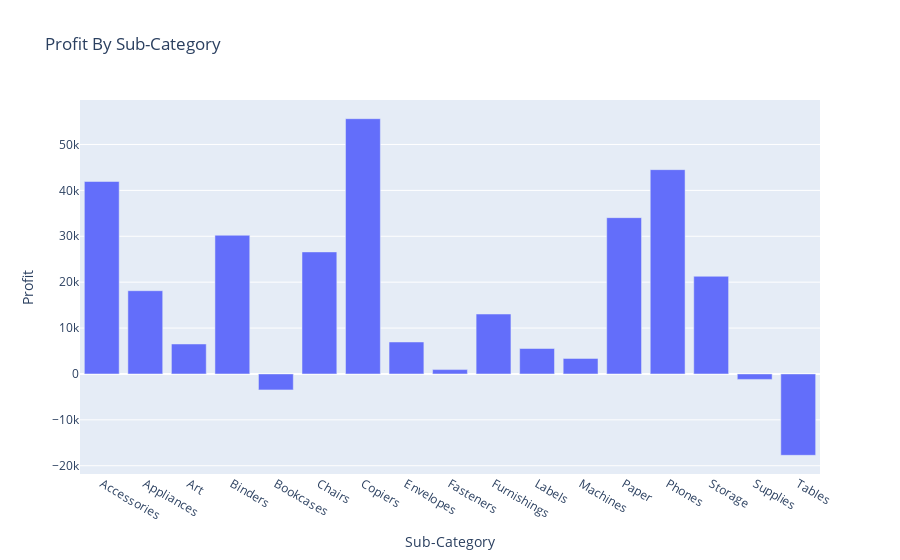

Notebook source saved alongside this figure:
### Code cell
fig=px.bar(profit_by_subcategory,
          x='Sub-Category',
          y='Profit',
          title='Profit By Sub-Category')
fig.show()

### Figure 1 — Plotly figure (JSON) as saved in the notebook; plotly's stock layout.template omitted (floating-point values rounded to 4 significant figures)
{"data": [{"alignmentgroup": "True", "hovertemplate": "Sub-Category=%{x}<br>Profit=%{y}<extra></extra>", "legendgroup": "", "marker": {"color": "#636efa", "pattern": {"shape": ""}}, "name": "", "offsetgroup": "", "orientation": "v", "showlegend": false, "textposition": "auto", "type": "bar", "x": ["Accessories", "Appliances", "Art", "Binders", "Bookcases", "Chairs", "Copiers", "Envelopes", "Fasteners", "Furnishings", "Labels", "Machines", "Paper", "Phones", "Storage", "Supplies", "Tables"], "xaxis": "x", "y": [41940.0, 18140.0, 6528.0, 30220.0, -3473.0, 26590.0, 55620.0, 6964.0, 949.5, 13060.0, 5546.0, 3385.0, 34050.0, 44520.0, 21280.0, -1189.0, -17730.0], "yaxis": "y"}], "layout": {"autosize": true, "barmode": "relative", "legend": {"tracegroupgap": 0}, "title": {"text": "Profit By Sub-Category"}, "xaxis": {"anchor": "y", "autorange": true, "domain": [0, 1], "range": [-0.5, 16.5], "title": {"text": "Sub-Category"}, "type": "category"}, "yaxis": {"anchor": "x", "autorange": true, "domain": [0, 1], "range": [-21800.0, 59690.0], "title": {"text": "Profit"}, "type": "linear"}}}
